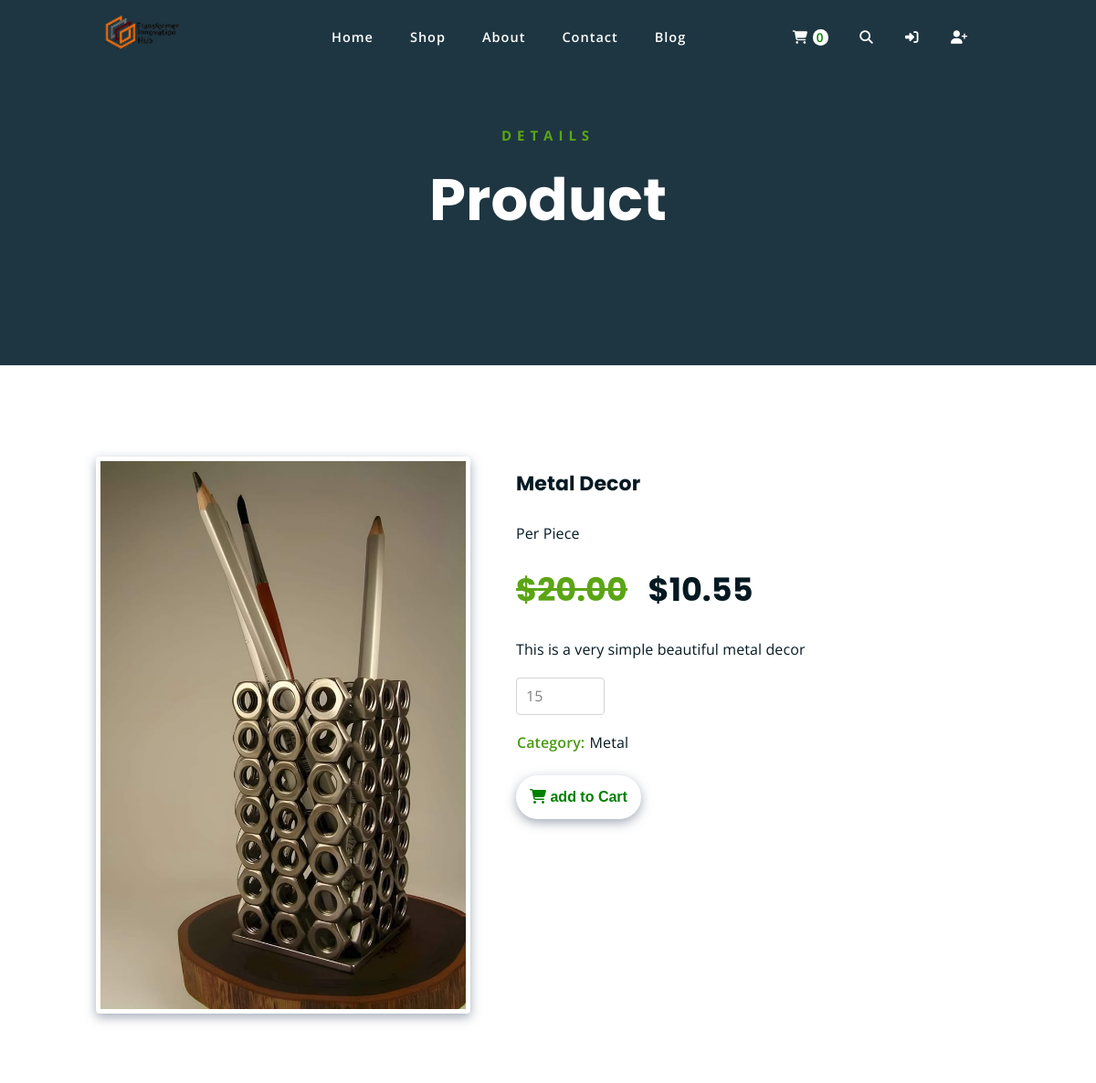
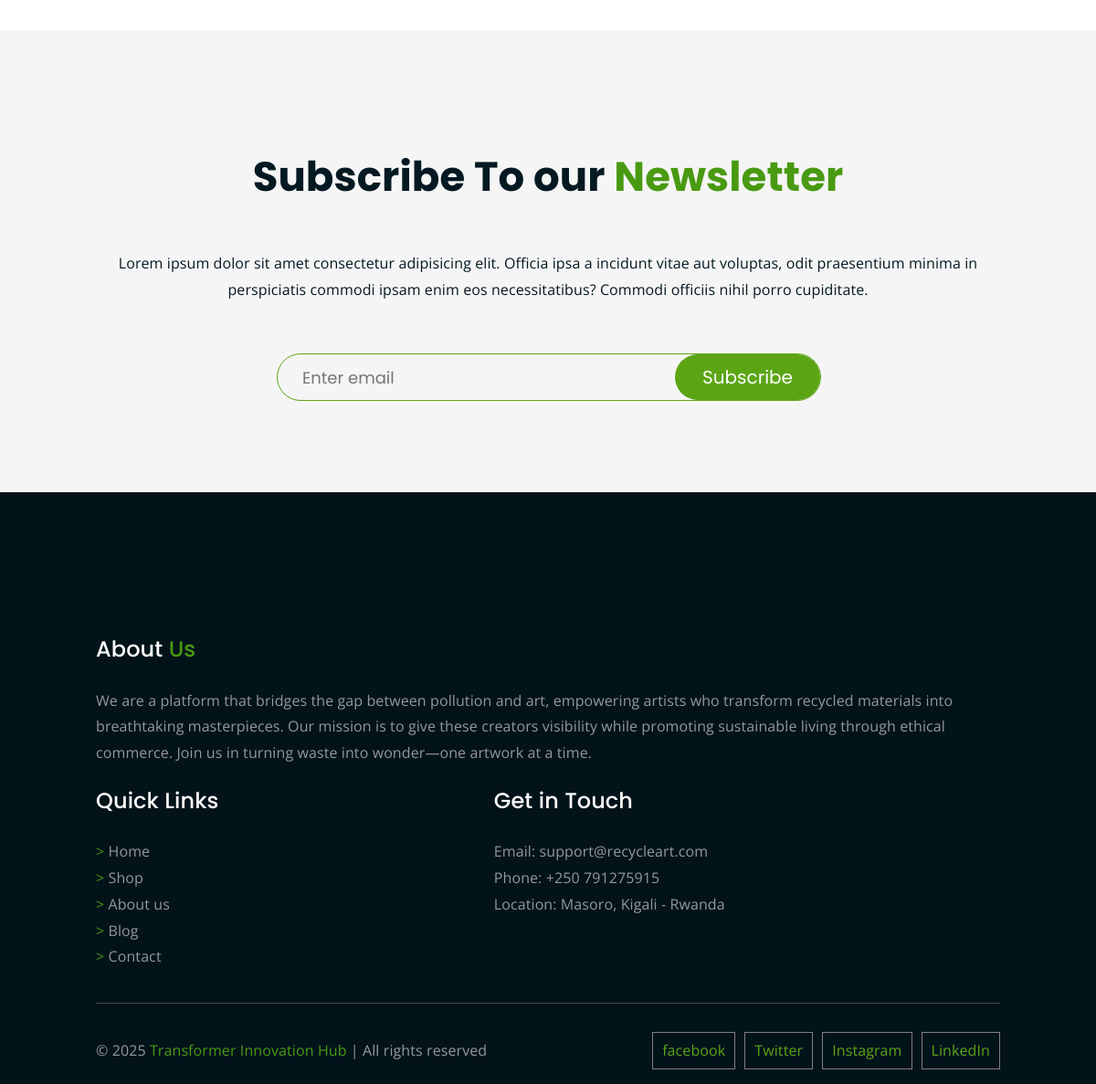
The page /product/8 on the database its author committed (2 pictures, top to bottom).
### webstore/models.py (models this page shows, shortened)
class Product(models.Model):
    name = models.CharField(max_length=50)
    price = models.DecimalField(default=0, decimal_places=2, max_digits=6)
    category = models.ForeignKey(Category, on_delete=models.CASCADE, default=1)
    description = models.CharField(max_length=240, blank=True, default="", null=True)
    image = models.ImageField(upload_to="uploads/product")
    is_sale = models.BooleanField(default=False)
    sale_price = models.DecimalField(default=0, decimal_places=2, max_digits=6)

class Category(models.Model):
    name = models.CharField(max_length=50)
    def __str__(self):
        return self.name
    class Meta:
        verbose_name_plural = "categories"

### webstore/views.py (the view)
# urls.py: path("product/<int:pk>", views.product, name="product"),
def product(request, pk):
    product = Product.objects.get(id=pk)
    return render(request, "product.html", {"product": product})

### cart/cart.py (called while the page is built)
    def __len__(self):
        return len(self.cart)

### cart/context_processors.py (called while the page is built)
def cart(request):
    return {"cart": Cart(request)}

### webstore/templates/product.html (shortened to what this page needs)
{% extends 'layout.html' %}
{% block page_head %}
    <p class="subtitle">DETAILS</p>
    <h1>Product</h1>
{% endblock %}
{% block page_content %}
    <div class="single-product">
        <div class="container">
            <div class="row">
                <div class="product-details">
                    {% if product %}
                        <div class="single-product-img">
                            <img src="{{ product.image.url }}" alt="product image">
                        </div>
                        <div class="product-info">
                            <h3>{{ product.name }}</h3>
                            <p>Per Piece</p>
                            {% if product.is_sale %}
                                <h4>
                                    <strike style="color: #5ba515;">${{ product.price }}</strike>
                                        &nbsp;
                                        ${{ product.sale_price }}
                                </h4>
                            {% else %}
                                <h4>${{ product.price }}</h4>
                            {% endif%}
                            <p>{{ product.description }}</p>
                            <div class="stock-qty">
                                <p>15</p>
                            </div>
                            <div class="product-info-cgtry">
                                <p><span>Category: </span>{{ product.category }}</p>
                            </div>
                            <div class="add-to-cart">
                                <button type="button" value="{{ product.id}}" class="single-product-cart-btn" id="add-to-cart"><i class="fas fa-shopping-cart"></i> add to Cart</button>
                            </div>
                        </div>
                    {% endif %}
                </div>
            </div>
        </div>
    </div>
{% endblock %}

### webstore/static/styles/all.css (style rules this page uses)
body { font-family: "Open Sans", sans-serif; font-size: 1rem; letter-spacing: 0.1px; line-height: 1.8; margin: 0; padding: 0; }
h1, .h1, h2, .h2, h3, .h3, h4, .h4, h5, .h5, h6, .h6 { font-family: "Poppins", sans-serif; font-weight: 700; margin: 0 0 1.25rem 0; color: #051922; }
span { color: #499a12; }
.row { display: flex; flex-wrap: wrap; margin-left: -15px; margin-right: -15px; }
@media (min-width: 992px) { .container { max-width: 960px; } }
.container { margin-left: auto; margin-right: auto; width: 100%; padding-left: 15px; padding-right: 15px; }
p { font-family: "Open Sans", sans-serif; font-weight: 400; font-size: 1rem; letter-spacing: 0.1px; line-height: 1.8; color: #051922; }

### webstore/static/styles/single-product.css (style rules this page uses)
.product-details { display: flex; width: 100%; margin-top: 100px; margin-bottom: 100px; }
.single-product-img { margin-right: 50px; }
.single-product-img img { width: 400px; padding: 5px; border-radius: 5px; box-shadow: 0px 4px 12px rgba(75, 90, 113, 0.5); border-radius: 4px; }
.stock-qty p { color: grey; display: block; border: 1px solid lightgray; width: 75px; padding: 5px 10px; border-radius: 4px; }
.product-info-cgtry span { font-weight: 600; padding: 20px 1px; }
button.single-product-cart-btn { display: inline-block; margin-top: 5px; background-color: white; color: green; padding: 15px; border-radius: 50px; box-shadow: 0px 4px 12px rgba(75, 90, 113, 0.5); border: 0; font-weight: 600; font-size: 1rem; }
.product-info h3 { padding-top: 10px; font-size: 22px; }
.product-info h4 { font-size: 35px; }

### webstore/static/styles/layout-styles.css (style rules this page uses)
.hero-text h1 { font-size: 64px; font-weight: 700; line-height: 1.3; color: white; }
.hero-text p.subtitle { color: #5ba515; font-weight: 700; font-size: 15px; letter-spacing: 6px; line-height: 1.8; }

### rows shown on the page
Product: image (picture), name "Metal Decor", price "20.00", sale_price "10.55", description "This is a very simple beautiful metal decor", category "Metal"

### other values the page prints
{{ cart|length }} "0"
